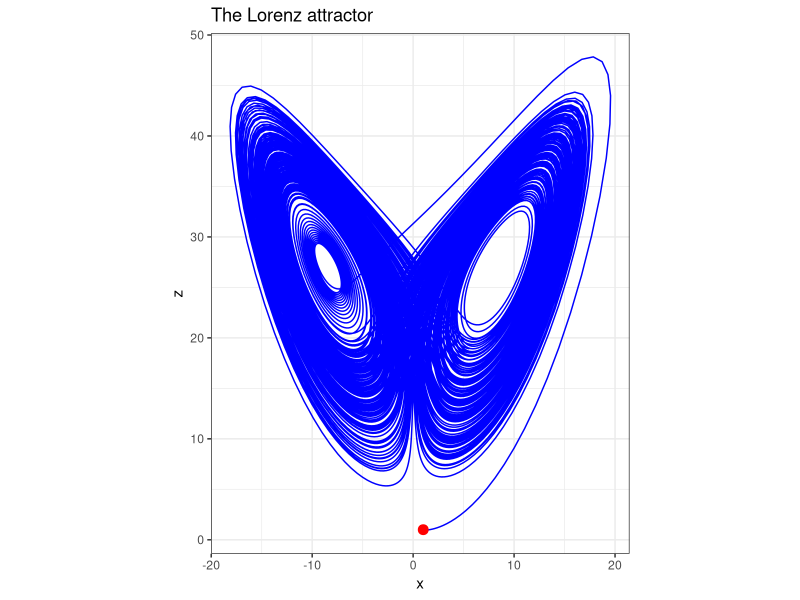
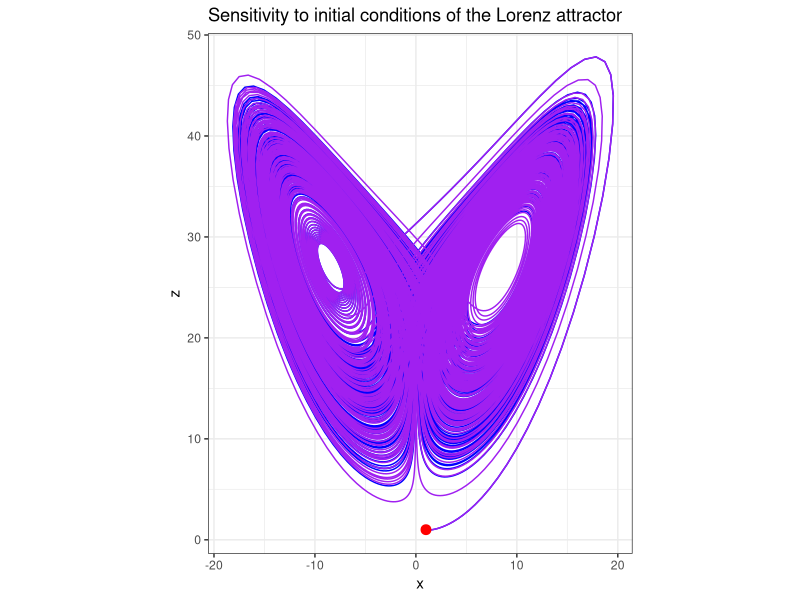

These figures' R source, in order:
## ---- chunk 1
library(ggplot2)
library(deSolve)
## ---- chunk 2
lorenz <- function(t, state, parameters) {
  with(as.list(c(state, parameters)), {
    dx <- sigma * (y - x)
    dy <- x * (rho - z) - y
    dz <- x * y - beta * z
    list(c(dx, dy, dz))
  })
}
# Parameters
parms <- c(sigma = 10, rho = 28, beta = 8/3)
## ---- chunk 3
# Initial conditions and integration settings
state_aux <- c(x = 1, y = 1, z = 1)
dt <- 0.01
total_time <- 200
times <- seq(0, total_time, by = dt)

# Integrate to reach attractor
orbit_aux <- ode(state_aux, times, lorenz, parms, method = "ode45")
orbit_aux_df <- as.data.frame(orbit_aux)
## ---- chunk 4
ggplot()+
  geom_path(data = orbit_aux_df, 
            aes(x = x, y = z), color = "blue")+
  geom_point(data = data.frame(x=state_aux["x"],y=state_aux["y"],z=state_aux["z"]), 
             aes(x = x, y = z), color = "red", size = 3)+
  labs(title = "The Lorenz attractor")+
  coord_fixed()+
  theme_bw()
## ---- chunk 5
# Initial conditions and integration settings
state_aux2 <- c(x = 1.000001, y = 1, z = 1)
dt <- 0.01
total_time <- 200
times <- seq(0, total_time, by = dt)

# Integrate to reach attractor
orbit_aux2 <- ode(state_aux2, times, lorenz, parms, method = "ode45")
orbit_aux_df2 <- as.data.frame(orbit_aux2)
## ---- chunk 6
ggplot()+
  geom_path(data = orbit_aux_df, 
            aes(x = x, y = z), color = "blue")+
  geom_path(data = orbit_aux_df2, 
            aes(x = x, y = z), color = "purple")+
  geom_point(data = data.frame(x=state_aux["x"],y=state_aux["y"],z=state_aux["z"]), 
             aes(x = x, y = z), color = "red", size = 3)+
  labs(title = "Sensitivity to initial conditions of the Lorenz attractor")+
  coord_fixed()+
  theme_bw()
